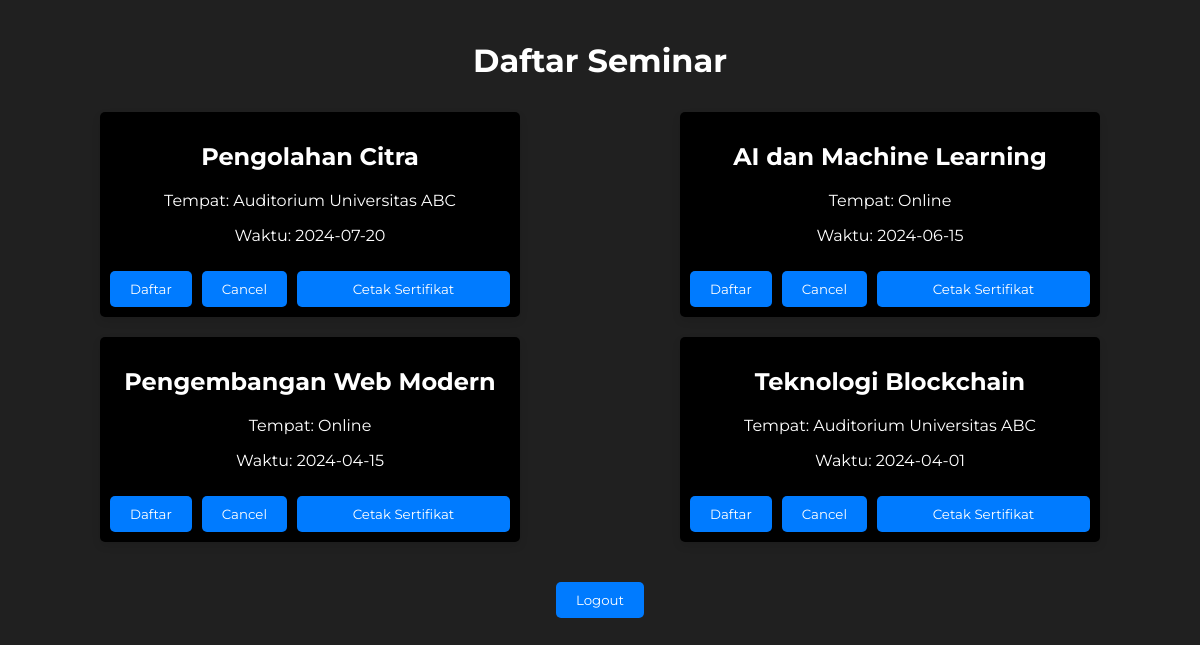
Screenshot of /home.php (signed in) with the database file from the repository.
### tables this page shows
CREATE TABLE events (
    event_id INT AUTO_INCREMENT PRIMARY KEY,
    name VARCHAR(255),
    start_date DATE,
    end_date DATE,
    location VARCHAR(255),
    capacity INT,
    user_id INT,
    link VARCHAR(255) DEFAULT '',
    FOREIGN KEY (user_id) REFERENCES users(user_id)
);

### home.php (the view, shortened to what this page needs)
<?php
include 'db.php';
$query = "SELECT * FROM events ORDER BY start_date DESC";
$result = $conn->query($query);
$seminars = [];
if ($result->num_rows > 0) {
    while ($row = $result->fetch_assoc()) {
        $seminars[] = $row;
    }
} else {
    echo "No seminars found.";
}
function getCertificateTemplate($seminarName) {
    switch ($seminarName) {
        case 'Teknologi Blockchain':
            return 'sertifikat_blockchain.html';
        case 'Pengembangan Web Modern':
            return 'sertifikat_PWM.html';
        case 'AI dan Machine Learning':
            return 'sertifikat_AI.html';
        case 'Pengolahan Citra':
            return 'sertifikat_PC.html';
    }
}
?>
<!DOCTYPE html>
<html lang="en">
<head>
    <link rel="stylesheet" href="css/home.css">
</head>
<body>
    <h1>Daftar Seminar</h1>
    <div class="container">
        <?php foreach ($seminars as $event): ?>
        <div class="seminar">
            <h2><?php echo htmlspecialchars($event['name']); ?></h2>
            <p>Tempat: <?php echo htmlspecialchars($event['location']); ?></p>
            <p>Waktu: <?php echo htmlspecialchars($event['start_date']); ?></p>
            <div class="form-buttons">
                <form action="register_event.php" method="post" style="display: inline;">
                    <button type="submit" name="register">Daftar</button>
                </form>
                <form action="cancel_registration.php" method="post" style="display: inline;">
                    <button type="submit" name="cancel">Cancel</button>
                </form>
                <button onclick="openCertificate('<?php echo getCertificateTemplate($event['name']); ?>')">Cetak Sertifikat</button>
            </div>
        </div>
        <?php endforeach; ?>
    </div>
    <div class="logout-btn">
        <form action="logout.php" method="post">
            <button type="submit" name="logout">Logout</button>
        </form>
    </div>
</body>
</html>

### css/home.css (style rules this page uses)
body { background-color: #202020; font-family: "Montserrat", sans-serif; margin: 0; padding: 20px; color: white; }
h1 { text-align: center; }
.container { display: flex; flex-wrap: wrap; justify-content: space-around; }
.seminar { background-color: #000000; padding: 10px; margin: 10px auto; box-shadow: 0 4px 8px rgba(0, 0, 0, 0.1); width: 80%; max-width: 400px; text-align: center; border-radius: 5px; }
.seminar h2 { color: #ffffff; }
.seminar p { color: #ffffff; }
.form-buttons { display: flex; justify-content: center; gap: 10px; }
button { background-color: #007bff; color: white; border: none; padding: 10px 20px; margin-top: 10px; border-radius: 5px; cursor: pointer; flex: 1; font-family: "Montserrat", sans-serif; }
.logout-btn { display: block; width: 100%; text-align: center; margin-top: 20px; }

### rows the page displays
events: name "Pengolahan Citra", location "Auditorium Universitas ABC", start_date "2024-07-20"
events: name "AI dan Machine Learning", location "Online", start_date "2024-06-15"
events: name "Pengembangan Web Modern", location "Online", start_date "2024-04-15"
events: name "Teknologi Blockchain", location "Auditorium Universitas ABC", start_date "2024-04-01"
